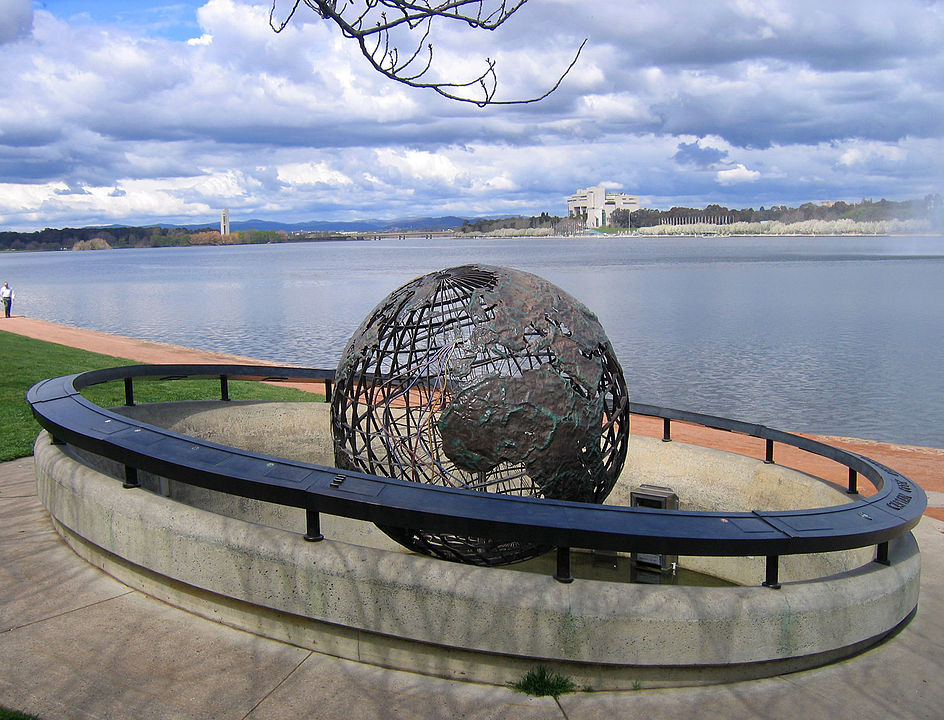
#> input picture Lab2OpenCv/LabSession2/Differences/differences1.png, 944 x 720 px
$ python ex3.py
#> lines starting #> are read from the running program, lines starting #| are printed output that depends on the picture; after the words box and inside, x2 and y2 are one past the last pixel; in counts of white or black regions, pixels touching at a corner belong together
#1: Compute the pixel-wise difference between two pictures : Image1 and Image2.
#   Compute an output image where each pixel of coordinates (x,y) contains the absolute difference of
#   the corresponding pixels on Image1 and Image2: Out(x,y) = abs(Image1(x,y) – Image2(x,y)).
#2: Find all pixels with a mean difference (across R,G,B channels) higher than 0 and create a copy
#   of Image1 obscuring (with value 0) those pixels. Display that image.
#3: Save the new image on disk and check the result.
#
# Test the exercise on Image 1:*"differences1.png"* and Image 2: *"differences2.png"*.

# Write here your solution
# Import libraries
import cv2
import numpy as np
from matplotlib import pyplot as plt
# Read images
img1 = cv2.imread('Differences/differences1.png')
#> img1 is the input picture: shape (720, 944, 3); mean B, G, R 151.7, 141.3, 136.7
img_rgb1 = cv2.cvtColor(img1,cv2.COLOR_BGR2RGB)

img2 = cv2.imread('Differences/differences2.png')
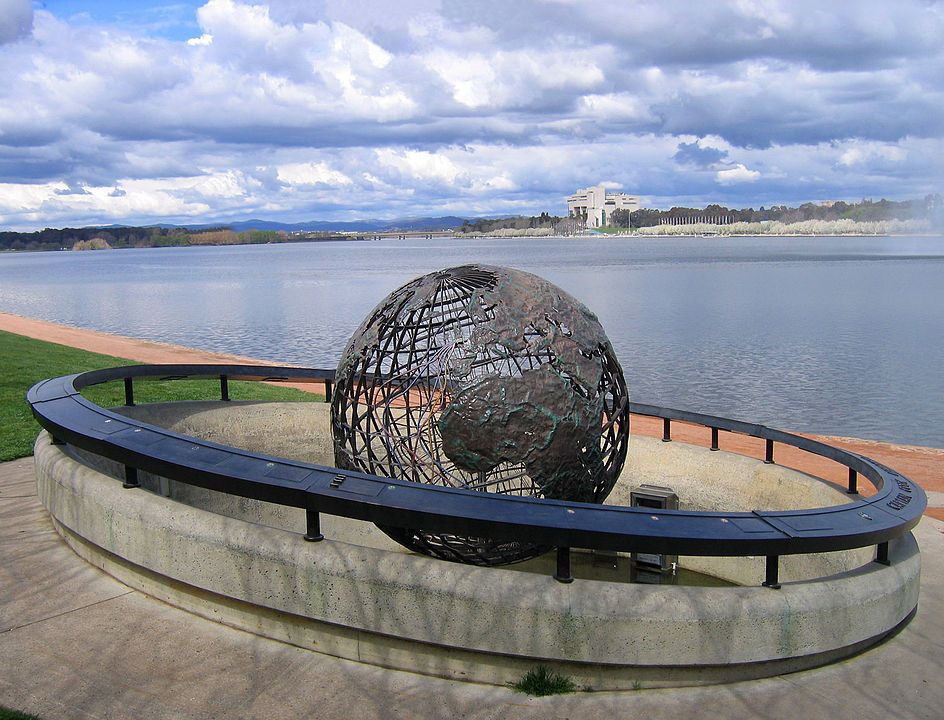
#> input picture Lab2OpenCv/LabSession2/Differences/differences2.png, 944 x 720 px
#> img2 is the input picture: shape (720, 944, 3); mean B, G, R 152.5, 142.1, 137.5
img_rgb2 = cv2.cvtColor(img2,cv2.COLOR_BGR2RGB)
# Perform Difference
img_diff = abs(img1 - img2)
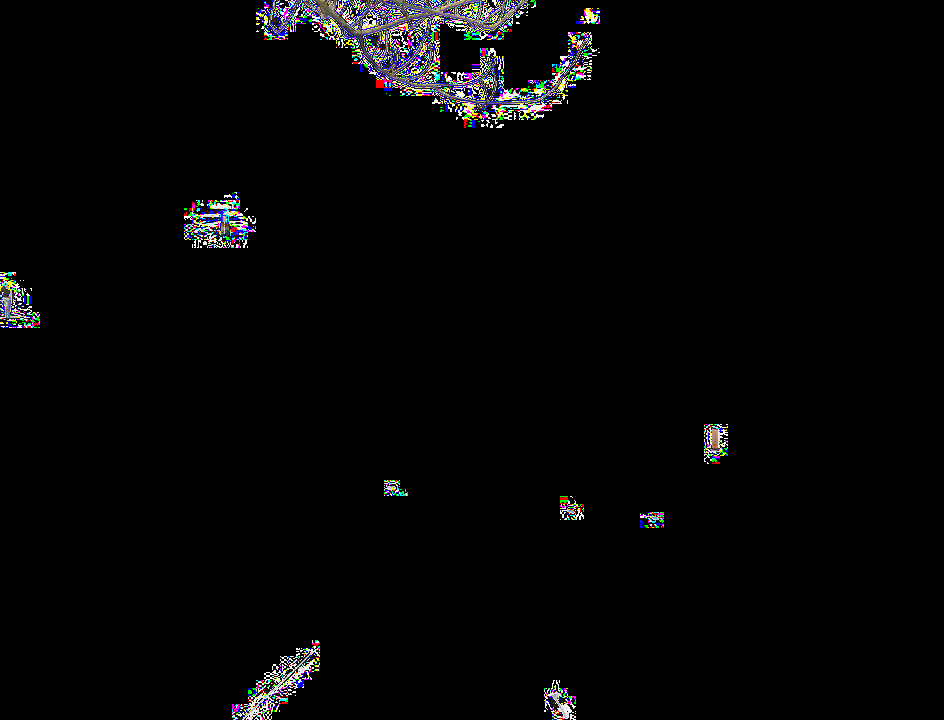
#> img_diff: shape (720, 944, 3); mean B, G, R 5.6, 5.2, 5.3

# Display Image
plt.imshow(img_diff)
plt.show()

#Mean diff > 0
diff_mean = np.mean(img_diff,axis=-1)
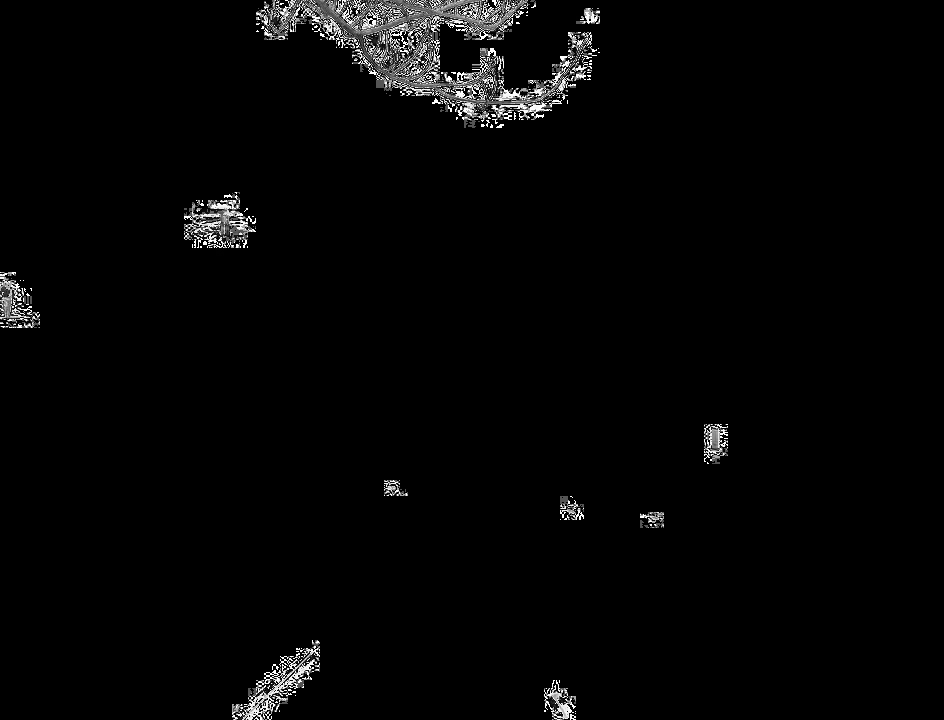
#> diff_mean: shape (720, 944) float64; min 0, max 255, mean 5.4
out_img = np.copy(img1)
out_img[diff_mean>0]=0
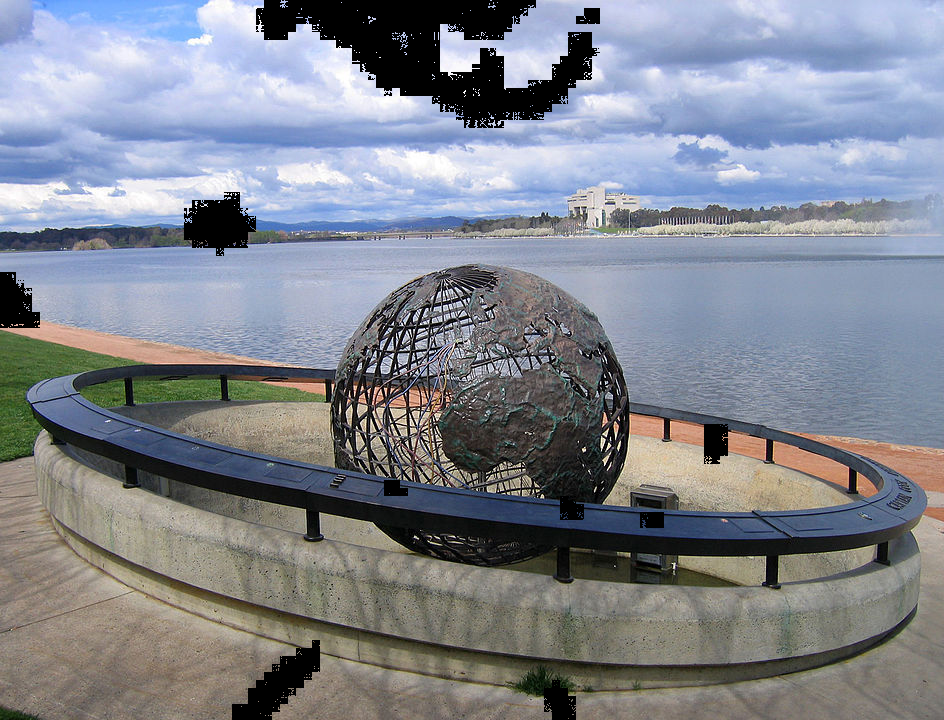
#> out_img: shape (720, 944, 3); 4.63% of pixels changed, all inside (x1, y1, x2, y2) = (0, 0, 728, 720)
plt.imshow(out_img)
plt.show()

#save on disk
copied_image_bgr = cv2.cvtColor(out_img, cv2.COLOR_RGB2BGR)
cv2.imwrite("out_img_diff_mean.jpg", copied_image_bgr)
